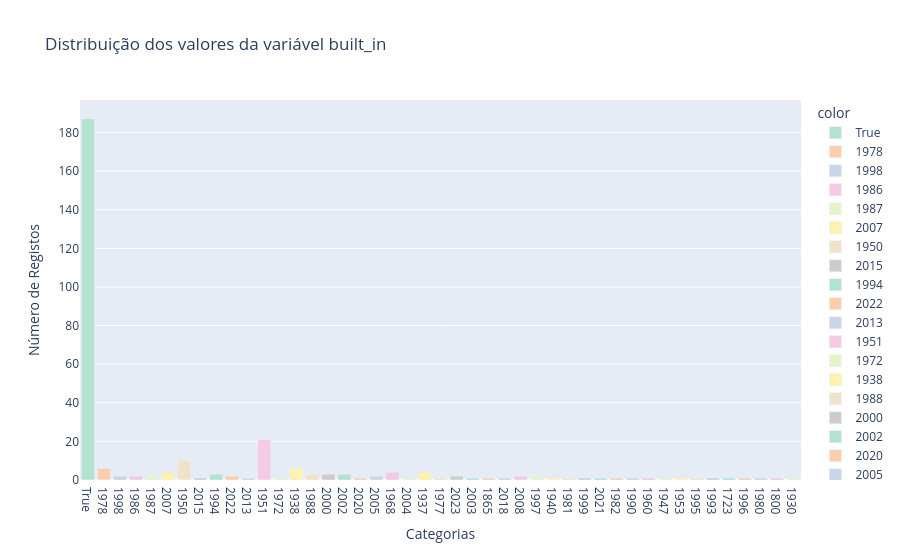
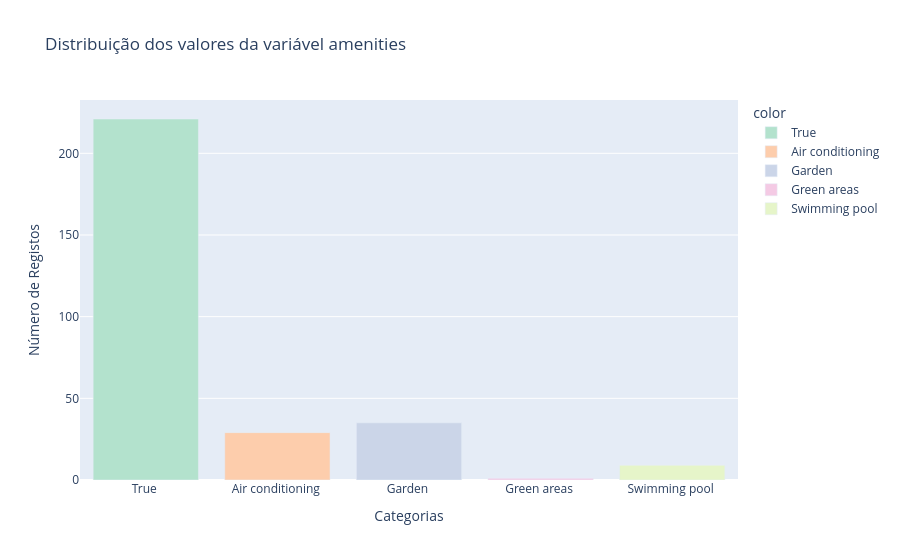
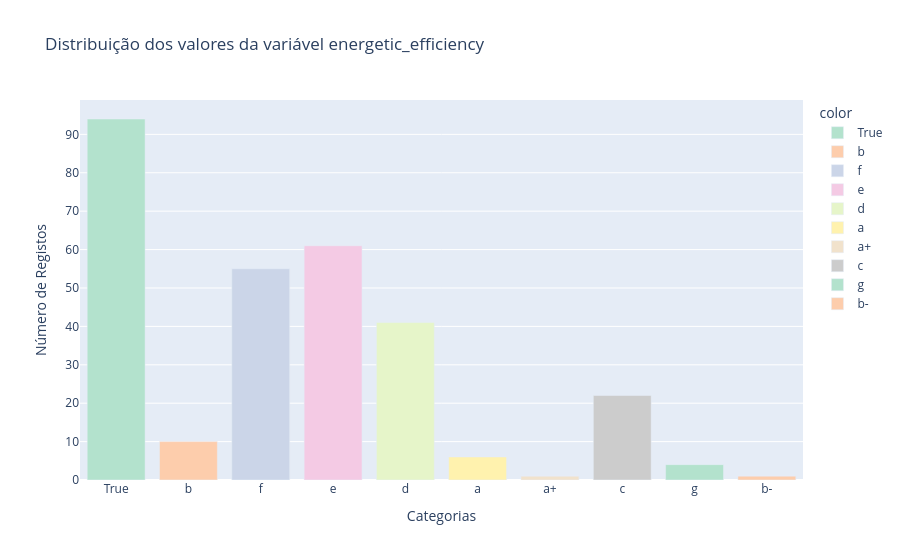

Notebook cell for these charts, in order:
### Markdown cell above
# Pre-processamento 

### Colunas: 
- built_in
- amenities
- energetic_efficiency

### Code cell
# Variação dos dados 
import plotly.express as px
col = ['built_in', 'amenities','energetic_efficiency']

for nome in col: 
    output = []
    names = df_13[nome].unique()
    for i in df_13[nome].unique():
        bt2 = df_13[nome].value_counts()[i]
        output.append(bt2)
    fig = px.bar(df_13, x=names, y=output, color = names ,color_discrete_sequence= px.colors.qualitative.Pastel2, title= f'Distribuição dos valores da variável {nome}')
    fig.update_xaxes(title_text='Categorias')
    fig.update_yaxes(title_text='Número de Registos')
    fig.show()

### Figure 1 — Plotly figure (JSON) as saved in the notebook; plotly's stock layout.template omitted (floating-point values rounded to 4 significant figures)
{"data": [{"alignmentgroup": "True", "hovertemplate": "color=True<br>x=%{x}<br>y=%{y}<extra></extra>", "legendgroup": "True", "marker": {"color": "rgb(179,226,205)", "pattern": {"shape": ""}}, "name": "True", "offsetgroup": "True", "orientation": "v", "showlegend": true, "textposition": "auto", "type": "bar", "x": ["True"], "xaxis": "x", "y": [187], "yaxis": "y"}, {"alignmentgroup": "True", "hovertemplate": "color=1978<br>x=%{x}<br>y=%{y}<extra></extra>", "legendgroup": "1978", "marker": {"color": "rgb(253,205,172)", "pattern": {"shape": ""}}, "name": "1978", "offsetgroup": "1978", "orientation": "v", "showlegend": true, "textposition": "auto", "type": "bar", "x": ["1978"], "xaxis": "x", "y": [6], "yaxis": "y"}, {"alignmentgroup": "True", "hovertemplate": "color=1998<br>x=%{x}<br>y=%{y}<extra></extra>", "legendgroup": "1998", "marker": {"color": "rgb(203,213,232)", "pattern": {"shape": ""}}, "name": "1998", "offsetgroup": "1998", "orientation": "v", "showlegend": true, "textposition": "auto", "type": "bar", "x": ["1998"], "xaxis": "x", "y": [2], "yaxis": "y"}, {"alignmentgroup": "True", "hovertemplate": "color=1986<br>x=%{x}<br>y=%{y}<extra></extra>", "legendgroup": "1986", "marker": {"color": "rgb(244,202,228)", "pattern": {"shape": ""}}, "name": "1986", "offsetgroup": "1986", "orientation": "v", "showlegend": true, "textposition": "auto", "type": "bar", "x": ["1986"], "xaxis": "x", "y": [2], "yaxis": "y"}, {"alignmentgroup": "True", "hovertemplate": "color=1987<br>x=%{x}<br>y=%{y}<extra></extra>", "legendgroup": "1987", "marker": {"color": "rgb(230,245,201)", "pattern": {"shape": ""}}, "name": "1987", "offsetgroup": "1987", "orientation": "v", "showlegend": true, "textposition": "auto", "type": "bar", "x": ["1987"], "xaxis": "x", "y": [2], "yaxis": "y"}, {"alignmentgroup": "True", "hovertemplate": "color=2007<br>x=%{x}<br>y=%{y}<extra></extra>", "legendgroup": "2007", "marker": {"color": "rgb(255,242,174)", "pattern": {"shape": ""}}, "name": "2007", "offsetgroup": "2007", "orientation": "v", "showlegend": true, "textposition": "auto", "type": "bar", "x": ["2007"], "xaxis": "x", "y": [4], "yaxis": "y"}, {"alignmentgroup": "True", "hovertemplate": "color=1950<br>x=%{x}<br>y=%{y}<extra></extra>", "legendgroup": "1950", "marker": {"color": "rgb(241,226,204)", "pattern": {"shape": ""}}, "name": "1950", "offsetgroup": "1950", "orientation": "v", "showlegend": true, "textposition": "auto", "type": "bar", "x": ["1950"], "xaxis": "x", "y": [10], "yaxis": "y"}, {"alignmentgroup": "True", "hovertemplate": "color=2015<br>x=%{x}<br>y=%{y}<extra></extra>", "legendgroup": "2015", "marker": {"color": "rgb(204,204,204)", "pattern": {"shape": ""}}, "name": "2015", "offsetgroup": "2015", "orientation": "v", "showlegend": true, "textposition": "auto", "type": "bar", "x": ["2015"], "xaxis": "x", "y": [1], "yaxis": "y"}, {"alignmentgroup": "True", "hovertemplate": "color=1994<br>x=%{x}<br>y=%{y}<extra></extra>", "legendgroup": "1994", "marker": {"color": "rgb(179,226,205)", "pattern": {"shape": ""}}, "name": "1994", "offsetgroup": "1994", "orientation": "v", "showlegend": true, "textposition": "auto", "type": "bar", "x": ["1994"], "xaxis": "x", "y": [3], "yaxis": "y"}, {"alignmentgroup": "True", "hovertemplate": "color=2022<br>x=%{x}<br>y=%{y}<extra></extra>", "legendgroup": "2022", "marker": {"color": "rgb(253,205,172)", "pattern": {"shape": ""}}, "name": "2022", "offsetgroup": "2022", "orientation": "v", "showlegend": true, "textposition": "auto", "type": "bar", "x": ["2022"], "xaxis": "x", "y": [2], "yaxis": "y"}, {"alignmentgroup": "True", "hovertemplate": "color=2013<br>x=%{x}<br>y=%{y}<extra></extra>", "legendgroup": "2013", "marker": {"color": "rgb(203,213,232)", "pattern": {"shape": ""}}, "name": "2013", "offsetgroup": "2013", "orientation": "v", "showlegend": true, "textposition": "auto", "type": "bar", "x": ["2013"], "xaxis": "x", "y": [1], "yaxis": "y"}, {"alignmentgroup": "True", "hovertemplate": "color=1951<br>x=%{x}<br>y=%{y}<extra></extra>", "legendgroup": "1951", "marker": {"color": "rgb(244,202,228)", "pattern": {"shape": ""}}, "name": "1951", "offsetgroup": "1951", "orientation": "v", "showlegend": true, "textposition": "auto", "type": "bar", "x": ["1951"], "xaxis": "x", "y": [21], "yaxis": "y"}, {"alignmentgroup": "True", "hovertemplate": "color=1972<br>x=%{x}<br>y=%{y}<extra></extra>", "legendgroup": "1972", "marker": {"color": "rgb(230,245,201)", "pattern": {"shape": ""}}, "name": "1972", "offsetgroup": "1972", "orientation": "v", "showlegend": true, "textposition": "auto", "type": "bar", "x": ["1972"], "xaxis": "x", "y": [1], "yaxis": "y"}, {"alignmentgroup": "True", "hovertemplate": "color=1938<br>x=%{x}<br>y=%{y}<extra></extra>", "legendgroup": "1938", "marker": {"color": "rgb(255,242,174)", "pattern": {"shape": ""}}, "name": "1938", "offsetgroup": "1938", "orientation": "v", "showlegend": true, "textposition": "auto", "type": "bar", "x": ["1938"], "xaxis": "x", "y": [6], "yaxis": "y"}, {"alignmentgroup": "True", "hovertemplate": "color=1988<br>x=%{x}<br>y=%{y}<extra></extra>", "legendgroup": "1988", "marker": {"color": "rgb(241,226,204)", "pattern": {"shape": ""}}, "name": "1988", "offsetgroup": "1988", "orientation": "v", "showlegend": true, "textposition": "auto", "type": "bar", "x": ["1988"], "xaxis": "x", "y": [3], "yaxis": "y"}, {"alignmentgroup": "True", "hovertemplate": "color=2000<br>x=%{x}<br>y=%{y}<extra></extra>", "legendgroup": "2000", "marker": {"color": "rgb(204,204,204)", "pattern": {"shape": ""}}, "name": "2000", "offsetgroup": "2000", "orientation": "v", "showlegend": true, "textposition": "auto", "type": "bar", "x": ["2000"], "xaxis": "x", "y": [3], "yaxis": "y"}, {"alignmentgroup": "True", "hovertemplate": "color=2002<br>x=%{x}<br>y=%{y}<extra></extra>", "legendgroup": "2002", "marker": {"color": "rgb(179,226,205)", "pattern": {"shape": ""}}, "name": "2002", "offsetgroup": "2002", "orientation": "v", "showlegend": true, "textposition": "auto", "type": "bar", "x": ["2002"], "xaxis": "x", "y": [3], "yaxis": "y"}, {"alignmentgroup": "True", "hovertemplate": "color=2020<br>x=%{x}<br>y=%{y}<extra></extra>", "legendgroup": "2020", "marker": {"color": "rgb(253,205,172)", "pattern": {"shape": ""}}, "name": "2020", "offsetgroup": "2020", "orientation": "v", "showlegend": true, "textposition": "auto", "type": "bar", "x": ["2020"], "xaxis": "x", "y": [1], "yaxis": "y"}, {"alignmentgroup": "True", "hovertemplate": "color=2005<br>x=%{x}<br>y=%{y}<extra></extra>", "legendgroup": "2005", "marker": {"color": "rgb(203,213,232)", "pattern": {"shape": ""}}, "name": "2005", "offsetgroup": "2005", "orientation": "v", "showlegend": true, "textposition": "auto", "type": "bar", "x": ["2005"], "xaxis": "x", "y": [2], "yaxis": "y"}, {"alignmentgroup": "True", "hovertemplate": "color=1968<br>x=%{x}<br>y=%{y}<extra></extra>", "legendgroup": "1968", "marker": {"color": "rgb(244,202,228)", "pattern": {"shape": ""}}, "name": "1968", "offsetgroup": "1968", "orientation": "v", "showlegend": true, "textposition": "auto", "type": "bar", "x": ["1968"], "xaxis": "x", "y": [4], "yaxis": "y"}, {"alignmentgroup": "True", "hovertemplate": "color=2004<br>x=%{x}<br>y=%{y}<extra></extra>", "legendgroup": "2004", "marker": {"color": "rgb(230,245,201)", "pattern": {"shape": ""}}, "name": "2004", "offsetgroup": "2004", "orientation": "v", "showlegend": true, "textposition": "auto", "type": "bar", "x": ["2004"], "xaxis": "x", "y": [1], "yaxis": "y"}, {"alignmentgroup": "True", "hovertemplate": "color=1937<br>x=%{x}<br>y=%{y}<extra></extra>", "legendgroup": "1937", "marker": {"color": "rgb(255,242,174)", "pattern": {"shape": ""}}, "name": "1937", "offsetgroup": "1937", "orientation": "v", "showlegend": true, "textposition": "auto", "type": "bar", "x": ["1937"], "xaxis": "x", "y": [4], "yaxis": "y"}, {"alignmentgroup": "True", "hovertemplate": "color=1977<br>x=%{x}<br>y=%{y}<extra></extra>", "legendgroup": "1977", "marker": {"color": "rgb(241,226,204)", "pattern": {"shape": ""}}, "name": "1977", "offsetgroup": "1977", "orientation": "v", "showlegend": true, "textposition": "auto", "type": "bar", "x": ["1977"], "xaxis": "x", "y": [1], "yaxis": "y"}, {"alignmentgroup": "True", "hovertemplate": "color=2023<br>x=%{x}<br>y=%{y}<extra></extra>", "legendgroup": "2023", "marker": {"color": "rgb(204,204,204)", "pattern": {"shape": ""}}, "name": "2023", "offsetgroup": "2023", "orientation": "v", "showlegend": true, "textposition": "auto", "type": "bar", "x": ["2023"], "xaxis": "x", "y": [2], "yaxis": "y"}, {"alignmentgroup": "True", "hovertemplate": "color=2003<br>x=%{x}<br>y=%{y}<extra></extra>", "legendgroup": "2003", "marker": {"color": "rgb(179,226,205)", "pattern": {"shape": ""}}, "name": "2003", "offsetgroup": "2003", "orientation": "v", "showlegend": true, "textposition": "auto", "type": "bar", "x": ["2003"], "xaxis": "x", "y": [1], "yaxis": "y"}, {"alignmentgroup": "True", "hovertemplate": "color=1865<br>x=%{x}<br>y=%{y}<extra></extra>", "legendgroup": "1865", "marker": {"color": "rgb(253,205,172)", "pattern": {"shape": ""}}, "name": "1865", "offsetgroup": "1865", "orientation": "v", "showlegend": true, "textposition": "auto", "type": "bar", "x": ["1865"], "xaxis": "x", "y": [1], "yaxis": "y"}, {"alignmentgroup": "True", "hovertemplate": "color=2018<br>x=%{x}<br>y=%{y}<extra></extra>", "legendgroup": "2018", "marker": {"color": "rgb(203,213,232)", "pattern": {"shape": ""}}, "name": "2018", "offsetgroup": "2018", "orientation": "v", "showlegend": true, "textposition": "auto", "type": "bar", "x": ["2018"], "xaxis": "x", "y": [1], "yaxis": "y"}, {"alignmentgroup": "True", "hovertemplate": "color=2008<br>x=%{x}<br>y=%{y}<extra></extra>", "legendgroup": "2008", "marker": {"color": "rgb(244,202,228)", "pattern": {"shape": ""}}, "name": "2008", "offsetgroup": "2008", "orientation": "v", "showlegend": true, "textposition": "auto", "type": "bar", "x": ["2008"], "xaxis": "x", "y": [2], "yaxis": "y"}, {"alignmentgroup": "True", "hovertemplate": "color=1997<br>x=%{x}<br>y=%{y}<extra></extra>", "legendgroup": "1997", "marker": {"color": "rgb(230,245,201)", "pattern": {"shape": ""}}, "name": "1997", "offsetgroup": "1997", "orientation": "v", "showlegend": true, "textposition": "auto", "type": "bar", "x": ["1997"], "xaxis": "x", "y": [2], "yaxis": "y"}, {"alignmentgroup": "True", "hovertemplate": "color=1940<br>x=%{x}<br>y=%{y}<extra></extra>", "legendgroup": "1940", "marker": {"color": "rgb(255,242,174)", "pattern": {"shape": ""}}, "name": "1940", "offsetgroup": "1940", "orientation": "v", "showlegend": true, "textposition": "auto", "type": "bar", "x": ["1940"], "xaxis": "x", "y": [1], "yaxis": "y"}, {"alignmentgroup": "True", "hovertemplate": "color=1981<br>x=%{x}<br>y=%{y}<extra></extra>", "legendgroup": "1981", "marker": {"color": "rgb(241,226,204)", "pattern": {"shape": ""}}, "name": "1981", "offsetgroup": "1981", "orientation": "v", "showlegend": true, "textposition": "auto", "type": "bar", "x": ["1981"], "xaxis": "x", "y": [1], "yaxis": "y"}, {"alignmentgroup": "True", "hovertemplate": "color=1999<br>x=%{x}<br>y=%{y}<extra></extra>", "legendgroup": "1999", "marker": {"color": "rgb(204,204,204)", "pattern": {"shape": ""}}, "name": "1999", "offsetgroup": "1999", "orientation": "v", "showlegend": true, "textposition": "auto", "type": "bar", "x": ["1999"], "xaxis": "x", "y": [1], "yaxis": "y"}, {"alignmentgroup": "True", "hovertemplate": "color=2021<br>x=%{x}<br>y=%{y}<extra></extra>", "legendgroup": "2021", "marker": {"color": "rgb(179,226,205)", "pattern": {"shape": ""}}, "name": "2021", "offsetgroup": "2021", "orientation": "v", "showlegend": true, "textposition": "auto", "type": "bar", "x": ["2021"], "xaxis": "x", "y": [1], "yaxis": "y"}, {"alignmentgroup": "True", "hovertemplate": "color=1982<br>x=%{x}<br>y=%{y}<extra></extra>", "legendgroup": "1982", "marker": {"color": "rgb(253,205,172)", "pattern": {"shape": ""}}, "name": "1982", "offsetgroup": "1982", "orientation": "v", "showlegend": true, "textposition": "auto", "type": "bar", "x": ["1982"], "xaxis": "x", "y": [1], "yaxis": "y"}, {"alignmentgroup": "True", "hovertemplate": "color=1990<br>x=%{x}<br>y=%{y}<extra></extra>", "legendgroup": "1990", "marker": {"color": "rgb(203,213,232)", "pattern": {"shape": ""}}, "name": "1990", "offsetgroup": "1990", "orientation": "v", "showlegend": true, "textposition": "auto", "type": "bar", "x": ["1990"], "xaxis": "x", "y": [1], "yaxis": "y"}, {"alignmentgroup": "True", "hovertemplate": "color=1960<br>x=%{x}<br>y=%{y}<extra></extra>", "legendgroup": "1960", "marker": {"color": "rgb(244,202,228)", "pattern": {"shape": ""}}, "name": "1960", "offsetgroup": "1960", "orientation": "v", "showlegend": true, "textposition": "auto", "type": "bar", "x": ["1960"], "xaxis": "x", "y": [1], "yaxis": "y"}, {"alignmentgroup": "True", "hovertemplate": "color=1947<br>x=%{x}<br>y=%{y}<extra></extra>", "legendgroup": "1947", "marker": {"color": "rgb(230,245,201)", "pattern": {"shape": ""}}, "name": "1947", "offsetgroup": "1947", "orientation": "v", "showlegend": true, "textposition": "auto", "type": "bar", "x": ["1947"], "xaxis": "x", "y": [1], "yaxis": "y"}, {"alignmentgroup": "True", "hovertemplate": "color=1953<br>x=%{x}<br>y=%{y}<extra></extra>", "legendgroup": "1953", "marker": {"color": "rgb(255,242,174)", "pattern": {"shape": ""}}, "name": "1953", "offsetgroup": "1953", "orientation": "v", "showlegend": true, "textposition": "auto", "type": "bar", "x": ["1953"], "xaxis": "x", "y": [1], "yaxis": "y"}, {"alignmentgroup": "True", "hovertemplate": "color=1995<br>x=%{x}<br>y=%{y}<extra></extra>", "legendgroup": "1995", "marker": {"color": "rgb(241,226,204)", "pattern": {"shape": ""}}, "name": "1995", "offsetgroup": "1995", "orientation": "v", "showlegend": true, "textposition": "auto", "type": "bar", "x": ["1995"], "xaxis": "x", "y": [1], "yaxis": "y"}, {"alignmentgroup": "True", "hovertemplate": "color=1993<br>x=%{x}<br>y=%{y}<extra></extra>", "legendgroup": "1993", "marker": {"color": "rgb(204,204,204)", "pattern": {"shape": ""}}, "name": "1993", "offsetgroup": "1993", "orientation": "v", "showlegend": true, "textposition": "auto", "type": "bar", "x": ["1993"], "xaxis": "x", "y": [1], "yaxis": "y"}, {"alignmentgroup": "True", "hovertemplate": "color=1723<br>x=%{x}<br>y=%{y}<extra></extra>", "legendgroup": "1723", "marker": {"color": "rgb(179,226,205)", "pattern": {"shape": ""}}, "name": "1723", "offsetgroup": "1723", "orientation": "v", "showlegend": true, "textposition": "auto", "type": "bar", "x": ["1723"], "xaxis": "x", "y": [1], "yaxis": "y"}, {"alignmentgroup": "True", "hovertemplate": "color=1996<br>x=%{x}<br>y=%{y}<extra></extra>", "legendgroup": "1996", "marker": {"color": "rgb(253,205,172)", "pattern": {"shape": ""}}, "name": "1996", "offsetgroup": "1996", "orientation": "v", "showlegend": true, "textposition": "auto", "type": "bar", "x": ["1996"], "xaxis": "x", "y": [1], "yaxis": "y"}, {"alignmentgroup": "True", "hovertemplate": "color=1980<br>x=%{x}<br>y=%{y}<extra></extra>", "legendgroup": "1980", "marker": {"color": "rgb(203,213,232)", "pattern": {"shape": ""}}, "name": "1980", "offsetgroup": "1980", "orientation": "v", "showlegend": true, "textposition": "auto", "type": "bar", "x": ["1980"], "xaxis": "x", "y": [1], "yaxis": "y"}, {"alignmentgroup": "True", "hovertemplate": "color=1800<br>x=%{x}<br>y=%{y}<extra></extra>", "legendgroup": "1800", "marker": {"color": "rgb(244,202,228)", "pattern": {"shape": ""}}, "name": "1800", "offsetgroup": "1800", "orientation": "v", "showlegend": true, "textposition": "auto", "type": "bar", "x": ["1800"], "xaxis": "x", "y": [1], "yaxis": "y"}, {"alignmentgroup": "True", "hovertemplate": "color=1930<br>x=%{x}<br>y=%{y}<extra></extra>", "legendgroup": "1930", "marker": {"color": "rgb(230,245,201)", "pattern": {"shape": ""}}, "name": "1930", "offsetgroup": "1930", "orientation": "v", "showlegend": true, "textposition": "auto", "type": "bar", "x": ["1930"], "xaxis": "x", "y": [1], "yaxis": "y"}], "layout": {"autosize": true, "barmode": "relative", "legend": {"title": {"text": "color"}, "tracegroupgap": 0}, "title": {"text": "Distribuição dos valores da variável built_in"}, "xaxis": {"anchor": "y", "autorange": true, "domain": [0, 1], "range": [-0.5, 44.5], "title": {"text": "Categorias"}, "type": "category"}, "yaxis": {"anchor": "x", "autorange": true, "domain": [0, 1], "range": [0, 196.8], "title": {"text": "Número de Registos"}, "type": "linear"}}}

### Figure 2 — Plotly figure (JSON) as saved in the notebook; plotly's stock layout.template omitted (floating-point values rounded to 4 significant figures)
{"data": [{"alignmentgroup": "True", "hovertemplate": "color=True <br>x=%{x}<br>y=%{y}<extra></extra>", "legendgroup": "True ", "marker": {"color": "rgb(179,226,205)", "pattern": {"shape": ""}}, "name": "True ", "offsetgroup": "True ", "orientation": "v", "showlegend": true, "textposition": "auto", "type": "bar", "x": ["True "], "xaxis": "x", "y": [221], "yaxis": "y"}, {"alignmentgroup": "True", "hovertemplate": "color=Air conditioning <br>x=%{x}<br>y=%{y}<extra></extra>", "legendgroup": "Air conditioning ", "marker": {"color": "rgb(253,205,172)", "pattern": {"shape": ""}}, "name": "Air conditioning ", "offsetgroup": "Air conditioning ", "orientation": "v", "showlegend": true, "textposition": "auto", "type": "bar", "x": ["Air conditioning "], "xaxis": "x", "y": [29], "yaxis": "y"}, {"alignmentgroup": "True", "hovertemplate": "color=Garden <br>x=%{x}<br>y=%{y}<extra></extra>", "legendgroup": "Garden ", "marker": {"color": "rgb(203,213,232)", "pattern": {"shape": ""}}, "name": "Garden ", "offsetgroup": "Garden ", "orientation": "v", "showlegend": true, "textposition": "auto", "type": "bar", "x": ["Garden "], "xaxis": "x", "y": [35], "yaxis": "y"}, {"alignmentgroup": "True", "hovertemplate": "color=Green areas <br>x=%{x}<br>y=%{y}<extra></extra>", "legendgroup": "Green areas ", "marker": {"color": "rgb(244,202,228)", "pattern": {"shape": ""}}, "name": "Green areas ", "offsetgroup": "Green areas ", "orientation": "v", "showlegend": true, "textposition": "auto", "type": "bar", "x": ["Green areas "], "xaxis": "x", "y": [1], "yaxis": "y"}, {"alignmentgroup": "True", "hovertemplate": "color=Swimming pool <br>x=%{x}<br>y=%{y}<extra></extra>", "legendgroup": "Swimming pool ", "marker": {"color": "rgb(230,245,201)", "pattern": {"shape": ""}}, "name": "Swimming pool ", "offsetgroup": "Swimming pool ", "orientation": "v", "showlegend": true, "textposition": "auto", "type": "bar", "x": ["Swimming pool "], "xaxis": "x", "y": [9], "yaxis": "y"}], "layout": {"autosize": true, "barmode": "relative", "legend": {"title": {"text": "color"}, "tracegroupgap": 0}, "title": {"text": "Distribuição dos valores da variável amenities"}, "xaxis": {"anchor": "y", "autorange": true, "domain": [0, 1], "range": [-0.5, 4.5], "title": {"text": "Categorias"}, "type": "category"}, "yaxis": {"anchor": "x", "autorange": true, "domain": [0, 1], "range": [0, 232.6], "title": {"text": "Número de Registos"}, "type": "linear"}}}

### Figure 3 — Plotly figure (JSON) as saved in the notebook; plotly's stock layout.template omitted (floating-point values rounded to 4 significant figures)
{"data": [{"alignmentgroup": "True", "hovertemplate": "color=True<br>x=%{x}<br>y=%{y}<extra></extra>", "legendgroup": "True", "marker": {"color": "rgb(179,226,205)", "pattern": {"shape": ""}}, "name": "True", "offsetgroup": "True", "orientation": "v", "showlegend": true, "textposition": "auto", "type": "bar", "x": ["True"], "xaxis": "x", "y": [94], "yaxis": "y"}, {"alignmentgroup": "True", "hovertemplate": "color=b<br>x=%{x}<br>y=%{y}<extra></extra>", "legendgroup": "b", "marker": {"color": "rgb(253,205,172)", "pattern": {"shape": ""}}, "name": "b", "offsetgroup": "b", "orientation": "v", "showlegend": true, "textposition": "auto", "type": "bar", "x": ["b"], "xaxis": "x", "y": [10], "yaxis": "y"}, {"alignmentgroup": "True", "hovertemplate": "color=f<br>x=%{x}<br>y=%{y}<extra></extra>", "legendgroup": "f", "marker": {"color": "rgb(203,213,232)", "pattern": {"shape": ""}}, "name": "f", "offsetgroup": "f", "orientation": "v", "showlegend": true, "textposition": "auto", "type": "bar", "x": ["f"], "xaxis": "x", "y": [55], "yaxis": "y"}, {"alignmentgroup": "True", "hovertemplate": "color=e<br>x=%{x}<br>y=%{y}<extra></extra>", "legendgroup": "e", "marker": {"color": "rgb(244,202,228)", "pattern": {"shape": ""}}, "name": "e", "offsetgroup": "e", "orientation": "v", "showlegend": true, "textposition": "auto", "type": "bar", "x": ["e"], "xaxis": "x", "y": [61], "yaxis": "y"}, {"alignmentgroup": "True", "hovertemplate": "color=d<br>x=%{x}<br>y=%{y}<extra></extra>", "legendgroup": "d", "marker": {"color": "rgb(230,245,201)", "pattern": {"shape": ""}}, "name": "d", "offsetgroup": "d", "orientation": "v", "showlegend": true, "textposition": "auto", "type": "bar", "x": ["d"], "xaxis": "x", "y": [41], "yaxis": "y"}, {"alignmentgroup": "True", "hovertemplate": "color=a<br>x=%{x}<br>y=%{y}<extra></extra>", "legendgroup": "a", "marker": {"color": "rgb(255,242,174)", "pattern": {"shape": ""}}, "name": "a", "offsetgroup": "a", "orientation": "v", "showlegend": true, "textposition": "auto", "type": "bar", "x": ["a"], "xaxis": "x", "y": [6], "yaxis": "y"}, {"alignmentgroup": "True", "hovertemplate": "color=a+<br>x=%{x}<br>y=%{y}<extra></extra>", "legendgroup": "a+", "marker": {"color": "rgb(241,226,204)", "pattern": {"shape": ""}}, "name": "a+", "offsetgroup": "a+", "orientation": "v", "showlegend": true, "textposition": "auto", "type": "bar", "x": ["a+"], "xaxis": "x", "y": [1], "yaxis": "y"}, {"alignmentgroup": "True", "hovertemplate": "color=c<br>x=%{x}<br>y=%{y}<extra></extra>", "legendgroup": "c", "marker": {"color": "rgb(204,204,204)", "pattern": {"shape": ""}}, "name": "c", "offsetgroup": "c", "orientation": "v", "showlegend": true, "textposition": "auto", "type": "bar", "x": ["c"], "xaxis": "x", "y": [22], "yaxis": "y"}, {"alignmentgroup": "True", "hovertemplate": "color=g<br>x=%{x}<br>y=%{y}<extra></extra>", "legendgroup": "g", "marker": {"color": "rgb(179,226,205)", "pattern": {"shape": ""}}, "name": "g", "offsetgroup": "g", "orientation": "v", "showlegend": true, "textposition": "auto", "type": "bar", "x": ["g"], "xaxis": "x", "y": [4], "yaxis": "y"}, {"alignmentgroup": "True", "hovertemplate": "color=b-<br>x=%{x}<br>y=%{y}<extra></extra>", "legendgroup": "b-", "marker": {"color": "rgb(253,205,172)", "pattern": {"shape": ""}}, "name": "b-", "offsetgroup": "b-", "orientation": "v", "showlegend": true, "textposition": "auto", "type": "bar", "x": ["b-"], "xaxis": "x", "y": [1], "yaxis": "y"}], "layout": {"autosize": true, "barmode": "relative", "legend": {"title": {"text": "color"}, "tracegroupgap": 0}, "title": {"text": "Distribuição dos valores da variável energetic_efficiency"}, "xaxis": {"anchor": "y", "autorange": true, "domain": [0, 1], "range": [-0.5, 9.5], "title": {"text": "Categorias"}, "type": "category"}, "yaxis": {"anchor": "x", "autorange": true, "domain": [0, 1], "range": [0, 98.95], "title": {"text": "Número de Registos"}, "type": "linear"}}}
